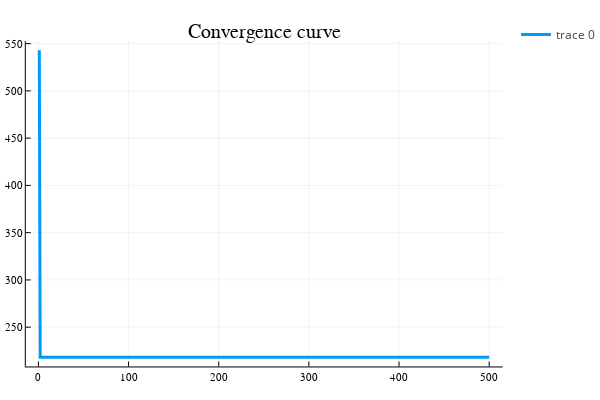

This figure's notebook cell:
### Code cell
#Initialisation
x = zeros(n, 1);
xbest = x;
i = 0;
fbest = 1000000; # $f_{best}^0$
histo = [];# Suite des itérés f_{best}^k 

alpha0 = 100;
itermax = 500;
beta = 0.5;

xp = x;
while i < itermax
    i = i + 1
    # Insérer votre code
    alphak = recherche_lineaire(alpha0, beta, xp, +Inf)
    #alphak = 1.e-2
    gradgk = gradg(xp, y, H, W)


    xp = proxh(xp - alphak * gradgk, lambda * alphak)

    fxp = evalf(xp, y, H, W, lambda)

    if fxp < fbest
        fbest = fxp
        xbest = xp
    end
    # Fin insérer code

    # Stockage
    append!(histo, fbest)
end
#histo
#Affichage des courbes de convergence
plotly();
iter = 1:itermax;
plot(iter, histo, title = "Convergence curve", label = ["f"], lw = 3)

### Figure 1 — Plotly figure (JSON) as saved in the notebook; plotly's stock layout.template omitted (floating-point values rounded to 4 significant figures; data arrays with more than 128 entries replaced by an {"elided": "..."} marker saying what was removed)
{"data": [{"colorbar": {"title": ""}, "legendgroup": ["f"], "line": {"color": "rgba(0, 154, 250, 1.000)", "dash": "solid", "shape": "linear", "width": 3}, "mode": "lines", "name": ["f"], "showlegend": true, "type": "scatter", "x": {"elided": "500 int values"}, "xaxis": "x", "y": {"elided": "500 float values"}, "yaxis": "y", "zmax": null, "zmin": null}], "layout": {"annotations": [{"font": {"color": "rgba(0, 0, 0, 1.000)", "family": "sans-serif", "size": 20}, "rotation": 0, "showarrow": false, "text": "Convergence curve", "x": 0.5222, "xanchor": "center", "xref": "paper", "y": 1, "yanchor": "top", "yref": "paper"}], "height": 400, "legend_position": {"bgcolor": "rgba(255, 255, 255, 1.000)", "bordercolor": "rgba(0, 0, 0, 1.000)", "borderwidth": 1, "font": {"color": "rgba(0, 0, 0, 1.000)", "family": "sans-serif", "size": 11}, "title": {"font": {"color": "rgba(0, 0, 0, 1.000)", "family": "sans-serif", "size": 15}, "text": ""}, "tracegroupgap": 0, "traceorder": "normal", "x": 1, "xanchor": "auto", "y": 1, "yanchor": "auto"}, "margin": {"b": 20, "l": 0, "r": 0, "t": 20}, "paper_bgcolor": "rgba(255, 255, 255, 1.000)", "plot_bgcolor": "rgba(255, 255, 255, 1.000)", "showlegend": true, "width": 600, "xaxis": {"anchor": "y", "domain": [0.05101, 0.9934], "gridcolor": "rgba(0, 0, 0, 0.100)", "gridwidth": 0.5, "linecolor": "rgba(0, 0, 0, 1.000)", "mirror": false, "range": [-13.97, 515.0], "showgrid": true, "showline": true, "showticklabels": true, "tickangle": 0, "tickcolor": "rgb(0, 0, 0)", "tickfont": {"color": "rgba(0, 0, 0, 1.000)", "family": "sans-serif", "size": 11}, "tickmode": "array", "ticks": "inside", "ticktext": ["0", "100", "200", "300", "400", "500"], "tickvals": [0, 100, 200, 300, 400, 500], "title": "", "titlefont": {"color": "rgba(0, 0, 0, 1.000)", "family": "sans-serif", "size": 15}, "type": "-", "visible": true, "zeroline": false, "zerolinecolor": "rgba(0, 0, 0, 1.000)"}, "yaxis": {"anchor": "x", "domain": [0.03762, 0.9415], "gridcolor": "rgba(0, 0, 0, 0.100)", "gridwidth": 0.5, "linecolor": "rgba(0, 0, 0, 1.000)", "mirror": false, "range": [208.4, 552.7], "showgrid": true, "showline": true, "showticklabels": true, "tickangle": 0, "tickcolor": "rgb(0, 0, 0)", "tickfont": {"color": "rgba(0, 0, 0, 1.000)", "family": "sans-serif", "size": 11}, "tickmode": "array", "ticks": "inside", "ticktext": ["250", "300", "350", "400", "450", "500", "550"], "tickvals": [250, 300, 350, 400, 450, 500, 550], "title": "", "titlefont": {"color": "rgba(0, 0, 0, 1.000)", "family": "sans-serif", "size": 15}, "type": "-", "visible": true, "zeroline": false, "zerolinecolor": "rgba(0, 0, 0, 1.000)"}}}
